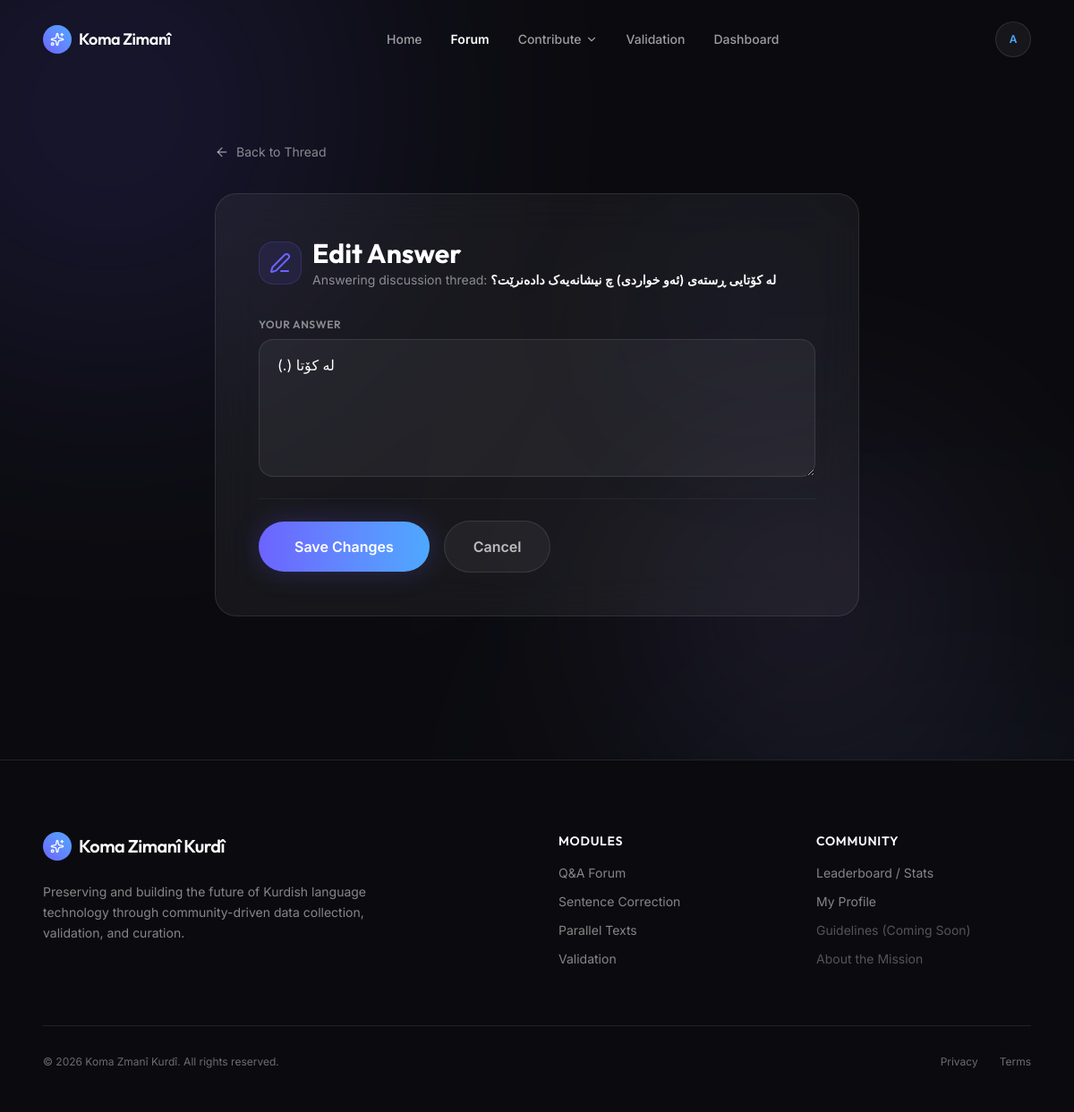
The app's page /forum/answer/8/edit/ (signed in) with its own data.
### accounts/models.py (models this page shows, shortened)
class User(AbstractUser):
    ROLE_CHOICES = (
        ('normal_user', 'Normal User'),
        ('moderator', 'Moderator'),
        ('admin', 'Admin'),
    )
    role = models.CharField(max_length=20, choices=ROLE_CHOICES, default='normal_user')
    bio = models.TextField(blank=True, null=True, help_text="Short bio about the contributor")
    profile_image = models.ImageField(upload_to='profile_images/', blank=True, null=True)
    @property
    def is_moderator(self):
        return self.role in ['moderator', 'admin'] or self.is_staff or self.is_superuser
    @property
    def is_site_admin(self):
        return self.role == 'admin' or self.is_superuser

### forum/models.py (models this page shows, shortened)
class Answer(models.Model):
    question = models.ForeignKey(Question, on_delete=models.CASCADE, related_name='answers')
    body = models.TextField()
    author = models.ForeignKey(User, on_delete=models.CASCADE, related_name='answers')
    is_accepted = models.BooleanField(default=False)
    created_at = models.DateTimeField(auto_now_add=True)
    updated_at = models.DateTimeField(auto_now=True)

class Question(models.Model):
    STATUS_CHOICES = (
        ('active', 'Active'),
        ('closed', 'Closed'),
        ('deleted_soft', 'Deleted'),
    )
    title = models.CharField(max_length=255)
    body = models.TextField()
    author = models.ForeignKey(User, on_delete=models.CASCADE, related_name='questions')
    tags = models.ManyToManyField(QuestionTag, related_name='questions', blank=True)
    status = models.CharField(max_length=20, choices=STATUS_CHOICES, default='active')
    created_at = models.DateTimeField(auto_now_add=True)
    updated_at = models.DateTimeField(auto_now=True)

### forum/views.py (the view)
# urls.py: path('answer/<int:pk>/edit/', views.answer_edit, name='answer_edit'),
@login_required
def answer_edit(request, pk):
    answer = get_object_or_404(Answer, pk=pk)
    if answer.author != request.user and not request.user.is_moderator:
        messages.error(request, "You do not have permission to edit this answer.")
        return redirect('question_detail', pk=answer.question.pk)
    if request.method == 'POST':
        form = AnswerForm(request.POST, instance=answer)
        if form.is_valid():
            form.save()
            messages.success(request, "Answer updated.")
            return redirect('question_detail', pk=answer.question.pk)
    else:
        form = AnswerForm(instance=answer)
    return render(request, 'forum/answer_edit.html', {'form': form, 'answer': answer})

### forum/forms.py
class AnswerForm(forms.ModelForm):
    class Meta:
        model = Answer
        fields = ('body',)
        widgets = {
            'body': forms.Textarea(attrs={
                'rows': 5,
                'placeholder': 'Share your knowledge and answer this question...',
                'class': 'form-textarea'
            }),
        }
        labels = {
            'body': 'Your Answer',
        }

### templates/forum/answer_edit.html (shortened to what this page needs)
{% extends "base.html" %}
{% block content %}
    <div class="max-w-3xl mx-auto px-6 pt-16 pb-20">
        <div class="reveal-up mb-8">
            <a href="{% url 'question_detail' answer.question.pk %}" class="inline-flex items-center gap-2 text-sm text-white/50 hover:text-white transition-colors">
                <i data-lucide="arrow-left" class="w-4 h-4"></i> Back to Thread
            </a>
        </div>
        <div class="reveal-up bg-white/5 border border-white/10 rounded-3xl p-8 md:p-12 backdrop-blur-xl relative overflow-hidden">
            <div class="absolute top-0 right-0 w-64 h-64 bg-[#6C63FF]/5 rounded-full filter blur-[80px] pointer-events-none"></div>
            <div class="relative z-10">
                <div class="flex items-center gap-3 mb-8">
                    <div class="w-12 h-12 rounded-2xl bg-[#6C63FF]/10 flex items-center justify-center border border-[#6C63FF]/20">
                        <i data-lucide="edit-3" class="text-[#6C63FF] w-6 h-6"></i>
                    </div>
                    <div>
                        <h1 class="text-3xl font-outfit font-bold text-white">Edit Answer</h1>
                        <p class="text-sm text-white/50 font-sans mt-0.5">
                            Answering discussion thread: <a href="{% url 'question_detail' answer.question.pk %}" class="text-white hover:underline font-semibold">{{ answer.question.title }}</a>
                        </p>
                    </div>
                </div>
                <form method="post" class="space-y-6">
                    <div class="flex flex-col">
                        <label for="{{ form.body.id_for_label }}" class="text-xs font-semibold text-white/50 uppercase tracking-wider mb-2 block font-outfit">{{ form.body.label }}</label>
                        {{ form.body }}
                    </div>
                    <div class="flex flex-col sm:flex-row items-center gap-4 pt-6 border-t border-white/5">
                        <button type="submit" class="w-full sm:w-auto px-10 py-4 rounded-full bg-gradient-to-r from-[#6C63FF] to-[#4DA8FF] text-white font-semibold hover:scale-105 transition-transform shadow-[0_0_30px_rgba(108,99,255,0.25)]">
                            Save Changes
                        </button>
                        <a href="{% url 'question_detail' answer.question.pk %}" class="w-full sm:w-auto text-center px-8 py-4 rounded-full bg-white/5 text-white/70 font-semibold hover:bg-white/10 border border-white/10 transition-colors">
                            Cancel
                        </a>
                    </div>
                </form>
            </div>
        </div>
    </div>
{% endblock content %}

### templates/base.html (shortened to what this page needs)
<!DOCTYPE html>
{% load static %}
<html lang="en">
<head>
    <link rel="stylesheet" href="{% static 'css/output.css' %}">
</head>
<body class="min-h-screen relative flex flex-col pt-24">
    <div class="fixed inset-0 overflow-hidden pointer-events-none z-[-1]">
        <div class="absolute top-[-10%] left-[-10%] w-[40%] h-[40%] bg-[#6C63FF] rounded-full mix-blend-screen filter blur-[150px] opacity-20 animate-pulse-slow"></div>
    </div>
    <nav id="navbar" class="fixed top-0 w-full z-50 transition-all duration-500 bg-transparent py-6">
        <div class="max-w-7xl mx-auto px-6 md:px-12 flex items-center justify-between">
            <a href="{% url 'home' %}" class="flex items-center gap-2 cursor-pointer group">
                <div class="w-8 h-8 rounded-full bg-gradient-to-tr from-[#6C63FF] to-[#4DA8FF] flex items-center justify-center group-hover:scale-110 transition-transform">
                    <i data-lucide="sparkles" class="text-white w-4 h-4"></i>
                </div>
                <span class="font-outfit font-semibold text-lg tracking-tight text-white">Koma Zimanî</span>
            </a>
            <div class="hidden md:flex items-center gap-8">
                <a href="{% url 'home' %}" class="nav-btn text-sm font-medium transition-colors hover:text-white {% if request.resolver_match.url_name == 'home' %}text-white font-semibold{% else %}text-white/60{% endif %}">Home</a>
                <a href="{% url 'question_list' %}" class="nav-btn text-sm font-medium transition-colors hover:text-white {% if 'forum' in request.path %}text-white font-semibold{% else %}text-white/60{% endif %}">Forum</a>
                <div class="relative dropdown-container">
                    <button class="flex items-center gap-1 nav-btn text-sm font-medium transition-colors hover:text-white {% if 'contribution' in request.path %}text-white font-semibold{% else %}text-white/60{% endif %}">
                        Contribute <i data-lucide="chevron-down" class="w-3.5 h-3.5"></i>
                    </button>
                </div>
                <a href="{% url 'validation_home' %}" class="nav-btn text-sm font-medium transition-colors hover:text-white {% if 'validation' in request.path %}text-white font-semibold{% else %}text-white/60{% endif %}">Validation</a>
                {% if user.is_authenticated %}
                    <a href="{% url 'dashboard' %}" class="nav-btn text-sm font-medium transition-colors hover:text-white {% if 'dashboard' in request.path %}text-white font-semibold{% else %}text-white/60{% endif %}">Dashboard</a>
                {% endif %}
            </div>
            <div class="flex items-center gap-4">
                {% if user.is_authenticated %}
                    <div class="relative dropdown-container">
                        <button class="w-10 h-10 rounded-full bg-white/5 border border-white/10 flex items-center justify-center hover:bg-white/10 hover:border-white/20 transition-all overflow-hidden focus:outline-none">
                            {% if user.profile_image %}
                                <img src="{{ user.profile_image.url }}" alt="Profile" class="w-full h-full object-cover" width="40" height="40" loading="lazy" decoding="async">
                            {% else %}
                                <span class="text-xs font-semibold text-[#4DA8FF]">{{ user.username|first|upper }}</span>
                            {% endif %}
                        </button>
                    </div>
                {% endif %}
            </div>
        </div>
    </nav>
    <main class="flex-1 w-full relative z-10">
        {% block content %}{% endblock content %}
    </main>
    <footer class="border-t border-white/10 bg-[#0B0B0F] pt-20 pb-12 mt-20 relative z-10">
        <div class="max-w-7xl mx-auto px-6 md:px-12">
            <div class="grid grid-cols-1 md:grid-cols-4 gap-12 mb-16">
                <div class="col-span-1 md:col-span-2">
                    <div class="flex items-center gap-2 mb-6">
                        <div class="w-8 h-8 rounded-full bg-gradient-to-tr from-[#6C63FF] to-[#4DA8FF] flex items-center justify-center">
                            <i data-lucide="sparkles" class="text-white w-4 h-4"></i>
                        </div>
                        <span class="font-outfit font-semibold text-xl tracking-tight text-white">Koma Zimanî Kurdî</span>
                    </div>
                    <p class="text-white/50 text-sm max-w-sm leading-relaxed">
                        Preserving and building the future of Kurdish language technology through community-driven data collection, validation, and curation.
                    </p>
                </div>
                <div>
                    <h4 class="text-white font-semibold text-sm tracking-wider uppercase mb-4 font-outfit">Modules</h4>
                    <ul class="space-y-3 text-sm text-white/50">
                        <li><a href="{% url 'question_list' %}" class="hover:text-white transition-colors">Q&A Forum</a></li>
                        <li><a href="{% url 'correct_this' %}" class="hover:text-white transition-colors">Sentence Correction</a></li>
                        <li><a href="{% url 'parallel_text' %}" class="hover:text-white transition-colors">Parallel Texts</a></li>
                        <li><a href="{% url 'validation_home' %}" class="hover:text-white transition-colors">Validation</a></li>
                    </ul>
                </div>
                <div>
                    <h4 class="text-white font-semibold text-sm tracking-wider uppercase mb-4 font-outfit">Community</h4>
                    <ul class="space-y-3 text-sm text-white/50">
                        {% if user.is_authenticated %}
                            <li><a href="{% url 'dashboard' %}" class="hover:text-white transition-colors">Leaderboard / Stats</a></li>
                            <li><a href="{% url 'profile' %}" class="hover:text-white transition-colors">My Profile</a></li>
                        {% endif %}
                        <li><span class="text-white/30 cursor-not-allowed">Guidelines (Coming Soon)</span></li>
                        <li><span class="text-white/30 cursor-not-allowed">About the Mission</span></li>
                    </ul>
                </div>
            </div>
            <div class="flex flex-col md:flex-row justify-between items-center pt-8 border-t border-white/10 text-xs text-white/40">
                <p>© 2026 Koma Zmanî Kurdî. All rights reserved.</p>
                <div class="flex gap-6 mt-4 md:mt-0">
                    <span class="hover:text-white transition-colors cursor-pointer">Privacy</span>
                    <span class="hover:text-white transition-colors cursor-pointer">Terms</span>
                </div>
            </div>
        </div>
    </footer>
</body>
</html>

### records on screen
User: username|first "A"
Answer: question "لە کۆتایی ڕستەی (ئەو خواردی) چ نیشانەیەک دادەنرێت؟", body "(.) لە کۆتا"
